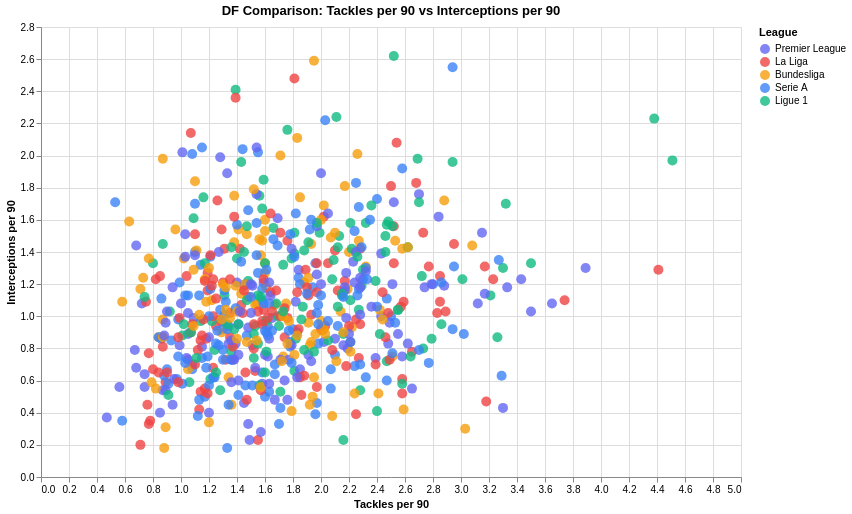

Specify this chart in Vega-Lite:
### Vega-Lite specification from a JSON file in a GitHub repository (floating-point values rounded to 4 significant figures; data arrays with more than 128 entries replaced by an {"elided": "..."} marker saying what was removed)
{"config": {"view": {"continuousWidth": 300, "continuousHeight": 300}}, "data": {"name": "data-312ddbceab43bbb464fd60412b431f80"}, "mark": {"type": "circle", "size": 100}, "encoding": {"color": {"condition": {"param": "param_10", "field": "League", "scale": {"domain": ["Premier League", "La Liga", "Bundesliga", "Serie A", "Ligue 1"], "range": ["#6366f1", "#ef4444", "#f59e0b", "#3b82f6", "#10b981"]}, "type": "nominal"}, "value": "lightgray"}, "opacity": {"condition": {"param": "param_10", "value": 0.8}, "value": 0.2}, "tooltip": [{"field": "Player", "type": "nominal"}, {"field": "Squad", "type": "nominal"}, {"field": "League", "type": "nominal"}, {"field": "Age", "type": "quantitative"}, {"field": "Tkl_per_90", "format": ".2f", "type": "quantitative"}, {"field": "Int_per_90", "format": ".2f", "type": "quantitative"}, {"field": "Gls", "title": "Goals", "type": "quantitative"}, {"field": "Ast", "title": "Assists", "type": "quantitative"}], "x": {"field": "Tkl_per_90", "scale": {"zero": false}, "title": "Tackles per 90", "type": "quantitative"}, "y": {"field": "Int_per_90", "scale": {"zero": false}, "title": "Interceptions per 90", "type": "quantitative"}}, "height": 450, "params": [{"name": "param_10", "select": {"type": "point", "fields": ["League"]}, "bind": "legend"}, {"name": "param_12", "select": {"type": "interval", "encodings": ["x", "y"]}, "bind": "scales"}], "title": "DF Comparison: Tackles per 90 vs Interceptions per 90", "width": 700, "$schema": "https://vega.github.io/schema/vega-lite/v5.20.1.json", "datasets": {"data-312ddbceab43bbb464fd60412b431f80": {"elided": "647 records"}}}
